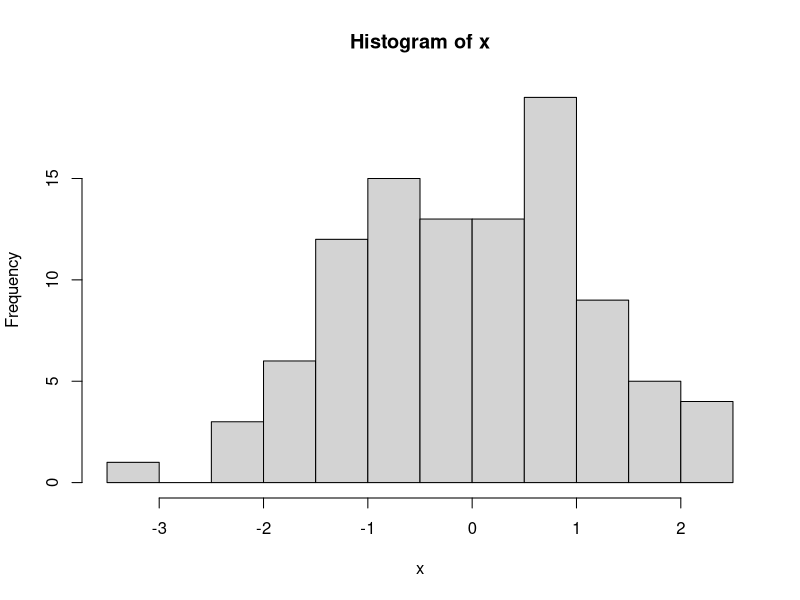

Write the R code that produced this figure.
## ---- chunk 1
n = 10
rnorm(n)
## ---- chunk 2
n = 10
rnorm(n)
## ---- chunk 3
x  <- rnorm(100)
hist(x)
